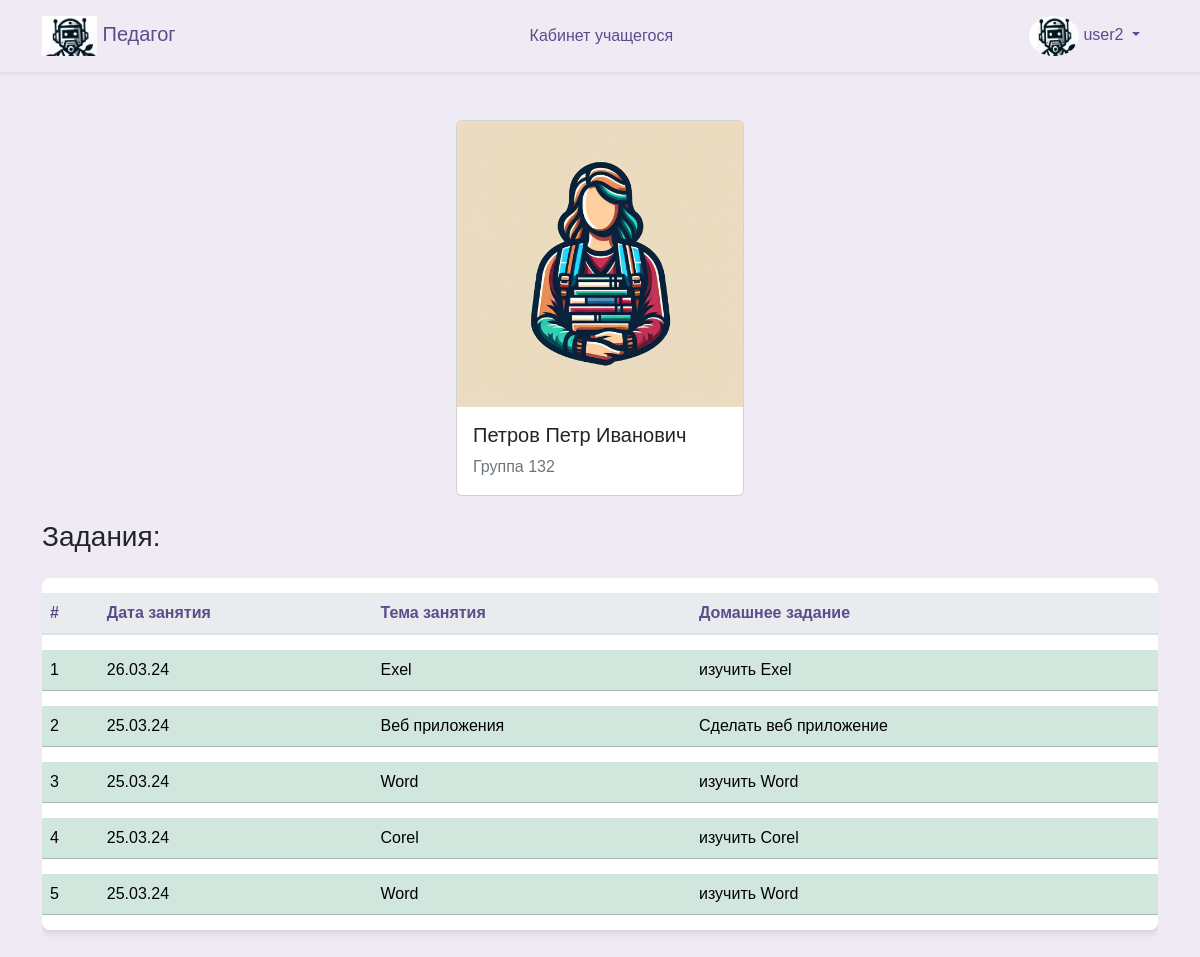
/student (signed in), run on the app's committed database.
### database/models.py (models this page shows, shortened)
class User(Base):
    __tablename__ = "users"
    id = Column(Integer, primary_key=True)
    username = Column(String, unique=True)
    fio = Column(String, default= 'Noname')  # Убрали уникальность
    email = Column(String, unique=True)
    password = Column(String)
    user_type = Column(Enum(UserType), default=UserType.student)
    group_id = Column(Integer, ForeignKey("group.id"), default= 1)
    group = relationship("Group", back_populates="user")
    history_user = relationship("History", back_populates="user_history")

class Group(Base):
    __tablename__ = "group"
    id = Column(Integer, primary_key=True)
    name = Column(String, unique=True, nullable=False)
    user = relationship("User", back_populates="group")

class Visit(Base):
    __tablename__ = "visit"
    id = Column(Integer, primary_key=True)
    data = Column(String, nullable=False)
    visit_status = Column(Boolean)
    history_visit = relationship("History", back_populates="visit_history")

class Theme(Base):
    __tablename__ = "theme"
    id = Column(Integer, primary_key=True)
    name = Column(String, nullable=False, unique=True)
    discipline_id = Column(Integer, ForeignKey("discipline.id"), nullable=False)
    discipline_theme = relationship("Discipline", back_populates="theme_discipline")
    history_theme = relationship("History", back_populates="theme_history")

class Homework(Base):
    __tablename__ = "homework"
    id = Column(Integer, primary_key=True)
    name = Column(String)
    history_homework = relationship("History", back_populates="homework_history")

### frontend/router.py (the view)
@router.get("/student")
async def get_user(
    request: Request,
    user: User = Depends(get_user_or_redirect),
    session: AsyncSession = Depends(get_session),
):
    data = await CRUDUser.get_user_fio(session, user.username)
    data = [
        {"id": i, **dct}
        for i, dct in enumerate(data, start=1)
    ]
    print(data)
    users = await CRUDUser.get_all(session)
    groups = await CRUDGroup.get_all(session)
    disciplines = await CRUDDiscipline.get_all(session)
    return templates.TemplateResponse(
        "student/student.html",
        {
            "request": request,
            "user": user,
            "data": data,
            "users": users,
            "groups": groups,
            "disciplines": disciplines,
        },
    )

### frontend/template/student/student.html (shortened to what this page needs)
{% extends "base/base.html" %}
{% block content %}
<div class="d-flex justify-content-center">
  <div class="card" style="width: 18rem;">
    <img src="../assets/img/student.jpg" class="card-img-top" alt="...">
    <div class="card-body">
      <h5 class="card-title">{{ data[0]['fio'] }}</h5>
      <p class="card-text">{{ data[0]['group_name'] }}</p>
    </div>
  </div>
</div>
<div class="row">
  <div class="col-12">
    <h3 class="mb-4">Задания:</h3>
    <div class="table-responsive">
      <table class="table table-hover table-shadow table-rounded">
        <thead>
          <tr>
            <th scope="col">#</th>
            <th scope="col">Дата занятия</th>
            <th scope="col">Тема занятия</th>
            <th scope="col">Домашнее задание</th>
          </tr>
        </thead>
        <tbody>
          {% for row in data %}
          <tr class="table-success">
            <td>{{ row.id }}</td>
            <td>{{ row.date }}</td>
            <td>{{ row.theme }}</td>
            <td>{{ row.homework }}</td>
          </tr>
          {% endfor %}
        </tbody>
      </table>
    </div>
  </div>
</div>
{% endblock %}

### frontend/template/base/nav.html (shortened to what this page needs)
<nav class="navbar navbar-expand-lg navbar-light shadow-sm">
    <div class="container">
      <a class="navbar-brand" href="/">
        <img src="/assets/img/logo2.jpg" alt="Педагог Logo" id="brand-logo" style="max-height: 40px;"> Педагог
      </a>
      <div class="collapse navbar-collapse" id="navbarNav">
        {% if user %}
        <ul class="navbar-nav mx-auto">
          {% if user.user_type.value == 'student' %}
          <li class="nav-item {% if request_path == '/student' %}active{% endif %}">
            <a class="nav-link" href="/student">Кабинет учащегося </a>
          </li>
          {% endif %}
        </ul>
        <ul class="navbar-nav">
          <li class="nav-item dropdown">
            <a class="nav-link dropdown-toggle" href="#" id="navbarDropdownMenuLink" data-bs-toggle="dropdown"
              aria-expanded="false">
              <img src="/assets/img/logo2.jpg" alt="Профиль" style="border-radius: 50%; width: 50px; height: 40px;">
              {{user.username}}
            </a>
          </li>
        </ul>
        {% endif %}
      </div>
    </div>
</nav>

### frontend/assets/css/base.css (style rules this page uses)
body { margin: 0; font-family: 'Nunito Sans', Arial, sans-serif; background-color: #efeaf4; }
.navbar { background-color: rgb(255, 255, 255), 255, 255); box-shadow: 0 4px 6px rgba(0, 0, 0, 0.1); }
.navbar-brand, .nav-link { color: #5e4b8b !important; }
.nav-link { margin: 0 10px; border-radius: 20px; transition: background-color 0.3s, color 0.3s; }
p { color: #6c757d; }
.table { background-color: #ffffff; color: #5e4b8b; border-collapse: separate; border-spacing: 0 15px; }
.table th, .table td { border-top: none !important; vertical-align: middle; }
.table thead th { background-color: #e9ecef; color: #5e4b8b; border-bottom: 2px solid #dee2e6; }
.table td { padding: .5rem; }
.table-rounded { border-radius: .5rem; overflow: hidden; }
.table-shadow { box-shadow: 0 4px 6px rgba(0, 0, 0, 0.1); }

### data on the page
User: username "user2", fio "Петров Петр Иванович", id "1", date "26.03.24", theme "Exel", homework "изучить Exel", id "2", date "25.03.24", theme "Веб приложения", homework "Сделать веб приложение", id "3", theme "Word", homework "изучить Word", id "4", theme "Corel", homework "изучить Corel", id "5"
Group: name "Группа 132"
